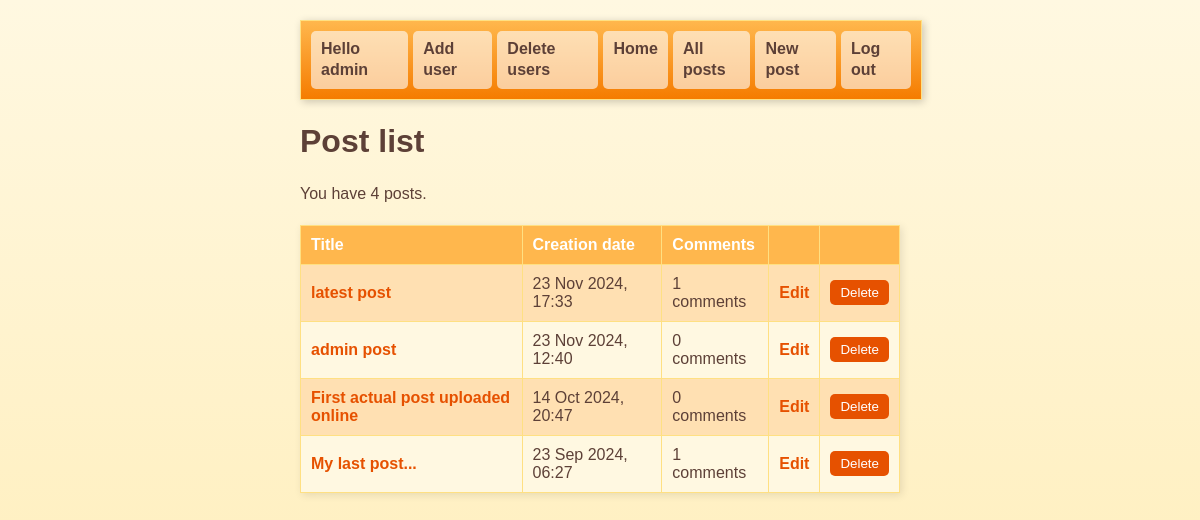
The page /list-posts.php (signed in) on the database as committed earlier.
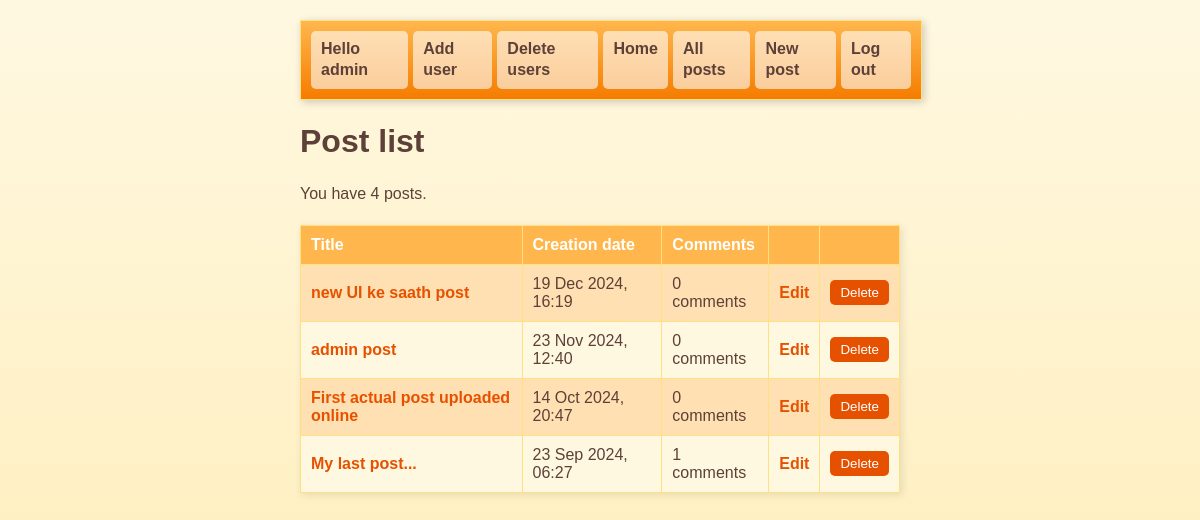
The same page on the database as committed later.
### tables this page shows
CREATE TABLE post (
	id INTEGER PRIMARY KEY AUTOINCREMENT NOT NULL,
	title VARCHAR NOT NULL,
	body VARCHAR NOT NULL,
	user_id INTEGER NOT NULL,
	created_at VARCHAR NOT NULL,
	updated_at VARCHAR, "image_path",
	FOREIGN KEY (user_id) REFERENCES user(id)
);

### lib/common.php (called while the page is built, shortened)
<?php
function htmlEscape($html)
{
    return htmlspecialchars($html, ENT_HTML5, 'UTF-8');
}
function convertSqlDate($sqlDate)
{
    $date = DateTime::createFromFormat('Y-m-d H:i:s', $sqlDate);
    return $date->format('d M Y, H:i');
}
function getAuthUser()
{
    if(isLoggedIn()){
        return $_SESSION['logged_in_username'];
    }
    else{
        return null;
    }
}
function isLoggedIn()
{
    return isset($_SESSION['logged_in_username']);
}
function getAllPosts(PDO $pdo)
{
    $stmt = $pdo -> query(
        'SELECT id, title, created_at, body, (SELECT COUNT(*) FROM comment WHERE comment.post_id = post.id) comment_count, image_path FROM post ORDER BY created_at DESC'
    );
    return $stmt->fetchAll(PDO::FETCH_ASSOC);
}
function getUserFromUserId(PDO $pdo, $userId){
    $sql = 'SELECT username FROM user WHERE id=:id';
    $stmt = $pdo -> prepare($sql);
    $stmt->execute(
        array('id' => $userId)
    );
    return $stmt->fetchColumn();
}
function getUserFromPostId(PDO $pdo, $postId)
{
    $sql = 'SELECT user_id FROM post WHERE id=:id';
    $stmt = $pdo->prepare($sql);
    $stmt -> execute(
        array('id' => $postId)
    );
    return $stmt->fetchColumn();
}
function checkUser(PDO $pdo, $postId, $username)
{
    $userId = getUserFromPostId($pdo, $postId);
    $author = getUserFromUserId($pdo, $userId);
    $adminUsername = 'admin';
    $allowed = false;
    if($author === $username or $username === $adminUsername)
    {
        $allowed = true;
    }
    return $allowed;
}

### list-posts.php (the view, shortened to what this page needs)
<?php
require_once 'lib/common.php';
$pdo = getPDO();
$posts = getAllPosts($pdo);
?>
<DOCTYPE html>
        <?php include 'templates/head.php' ?>
        <?php require_once 'templates/top-menu.php' ?>
        <h1> Post list </h1>
        <p> You have <?php echo count($posts)?> posts. </p>
        <form method="post">
            <table id="post-list">
                <thead>
                    <tr>
                        <th> Title </th>
                        <th> Creation date </th>
                        <th> Comments </th>
                        <th></th>
                        <th></th>
                    </tr>
                </thead>
                <tbody>
                    <?php foreach ($posts as $post): ?>
                        <tr>
                            <td>
                                <a href="view-post.php?post_id=<?php echo $post['id'] ?>"><?php echo htmlEscape($post['title'])?></a>
                            </td>
                            <td>
                                <?php echo convertSqlDate($post['created_at']) ?>
                            </td>
                            <td>
                                <?php echo htmlEscape($post['comment_count']); ?> comments
                            </td>
                            <td>
                                <?php if(checkUser($pdo, $post['id'], getAuthUser())): ?>
                                    <a href="edit-post.php?post_id=<?php echo $post['id']?>">Edit</a>
                                <?php endif ?>
                            </td>
                            <td>
                                <?php if(checkUser($pdo, $post['id'], getAuthUser())): ?>
                                    <input
                                        type="submit"
                                        name="delete-post[<?php echo $post['id']?>]"
                                        value="Delete"
                                    />
                                <?php endif ?>
                            </td>
                        </tr>
                        <?php endforeach ?>
                </tbody>
            </table>
        </form>
    </body>
</html>

Rows that differ between the two databases and show on the page:
removed post: title "latest post", created_at "23 Nov 2024, 17:33", comment_count "1"
added post: title "new UI ke saath post", created_at "19 Dec 2024, 16:19", comment_count "0"
